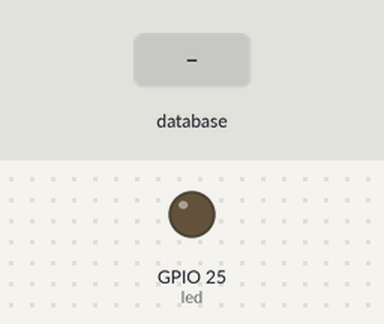
The program below on a simulated Raspberry Pi (BCM pin numbers). On the bench: output pins drawn as LEDs (lit = HIGH). The inputs (shaded band) are chosen by the test bench. Each call to the cloud database takes 0.3 s, and an entry nobody has set reads as its off value or as empty; the desktop window is not drawn, its controls go by their first labels and the mouse button is held 0.15 s; what the program prints to the terminal is not drawn.

Above: at 1.2 s.
1.3 s: database entry "ledControl" set to "1"
At 2.0 s:
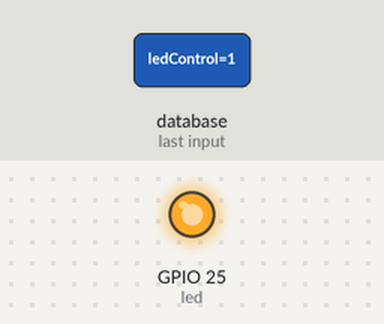
4.6 s: database entry "ledControl" set to "0"
At 5.7 s:
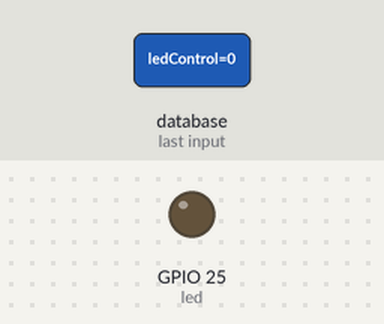
Timing chart, 0 to 7.6 s (numbered marks = the images above; inputs shaded):
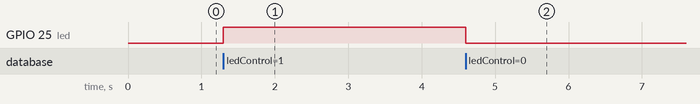

Measured:
- after the input at 1.3 s, GPIO 25 (led): LOW → HIGH at once
- after the input at 4.6 s, GPIO 25 (led): HIGH → LOW at once

The program:

LedControl1.py
```python
#!user/bin/python3.7

from tkinter import *
from gpiozero import LED
import firebase_admin
from firebase_admin import credentials
from firebase_admin import db

class App:
    # 初始化的方法
    def __init__(self, w):
        print("init 被執行")
        self.led = LED(25)

        # Fetch the service account key JSON file contents
        cred = credentials.Certificate('/home/pi/Documents/certificate/raspberrypi-f3174-firebase-adminsdk-bbufq-63a19debda.json')

        # Initialize the app with a service account, granting admin privileges
        firebase_admin.initialize_app(cred, {
            'databaseURL': 'https://raspberrypi-f3174.firebaseio.com/'
        })

        # As an admin, the app has access to read and write all data, regradless of Security Rules
        self.ledRef = db.reference('iot20200425/ledControl')
        self.ledRef.listen(self.firebaseChangeData)

        self.window = w
        print("在class 內部呼叫",type(self.window))
        print("在class 內部呼叫",id(self.window))
        print(self.window.title())
        self.createGUI()


    # 沒有寫sel, 所以是private
    # https://effbot.org/tkinterbook/button.htm
    def createGUI(self):
        print("開始建立視窗外觀")
        btnOn = Button(self.window,
                       text = "LED",
                       padx = 50,
                       pady = 20,
                       font = ("Helvetica",20,"bold italic"),
                       background = "#00ff00",
                       command = self.LED_Click
                       )
        btnOn.pack()


    def LED_Click(self):
        print("user Click")
        print(self.ledRef.get())
        currentState = self.ledRef.get()
        self.ledRef.set(not currentState)
        #self.led.toggle()

    def firebaseChangeData(self,event):
        print('firebaseChangeData')
        #print(type(event))
        if event.data:
            self.led.on()
        else:
            self.led.off()


if __name__ == "__main__":
    root = Tk()
    root.title("LED Control")
    app = App(root)
    print("由實體變數取得",type(app.window))
    print("由實體變數取得",id(app.window))
    root.mainloop()

    
```
